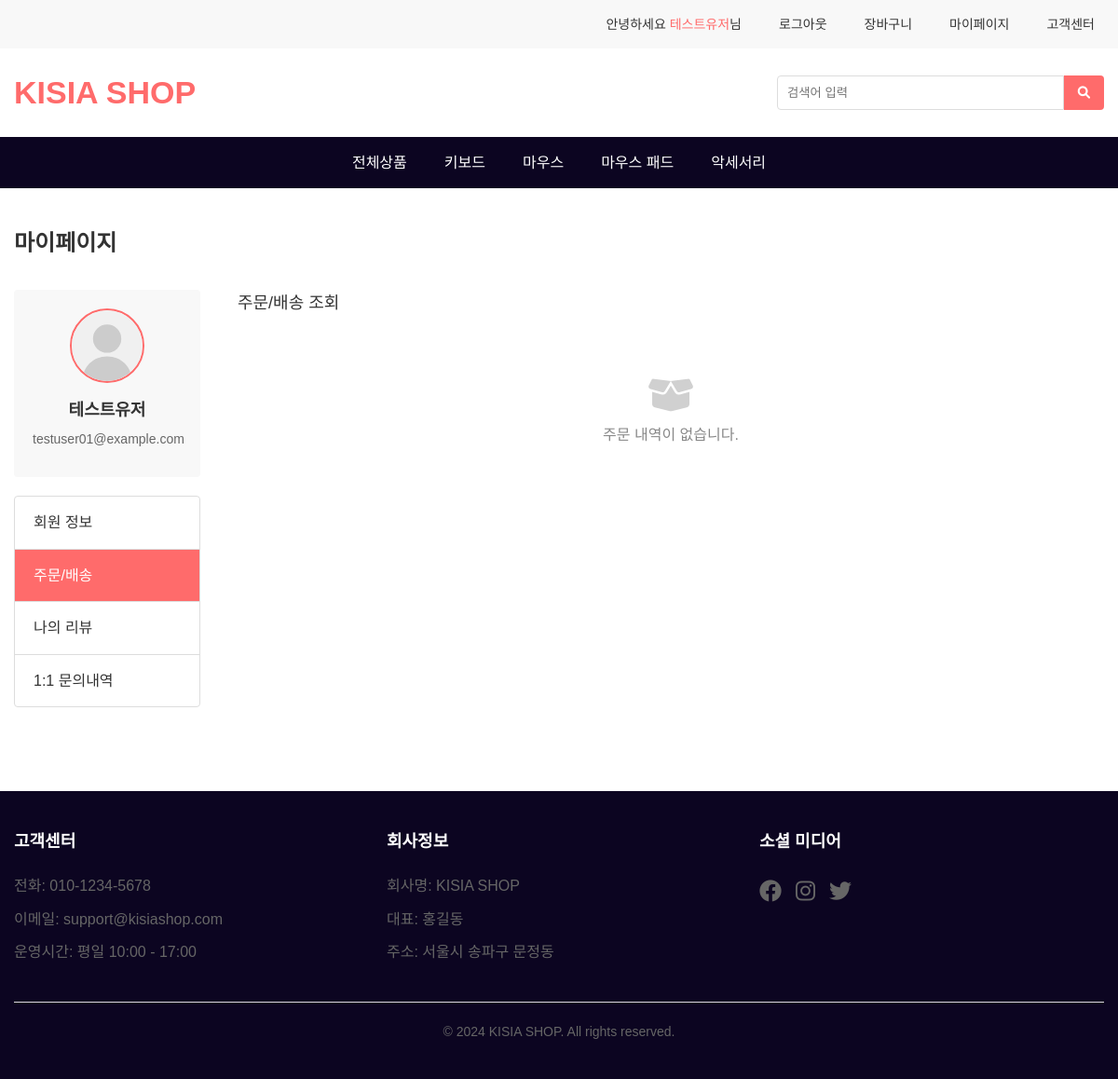
/mainmenu/mypage.php (signed in), run on an earlier commit of the app's database.
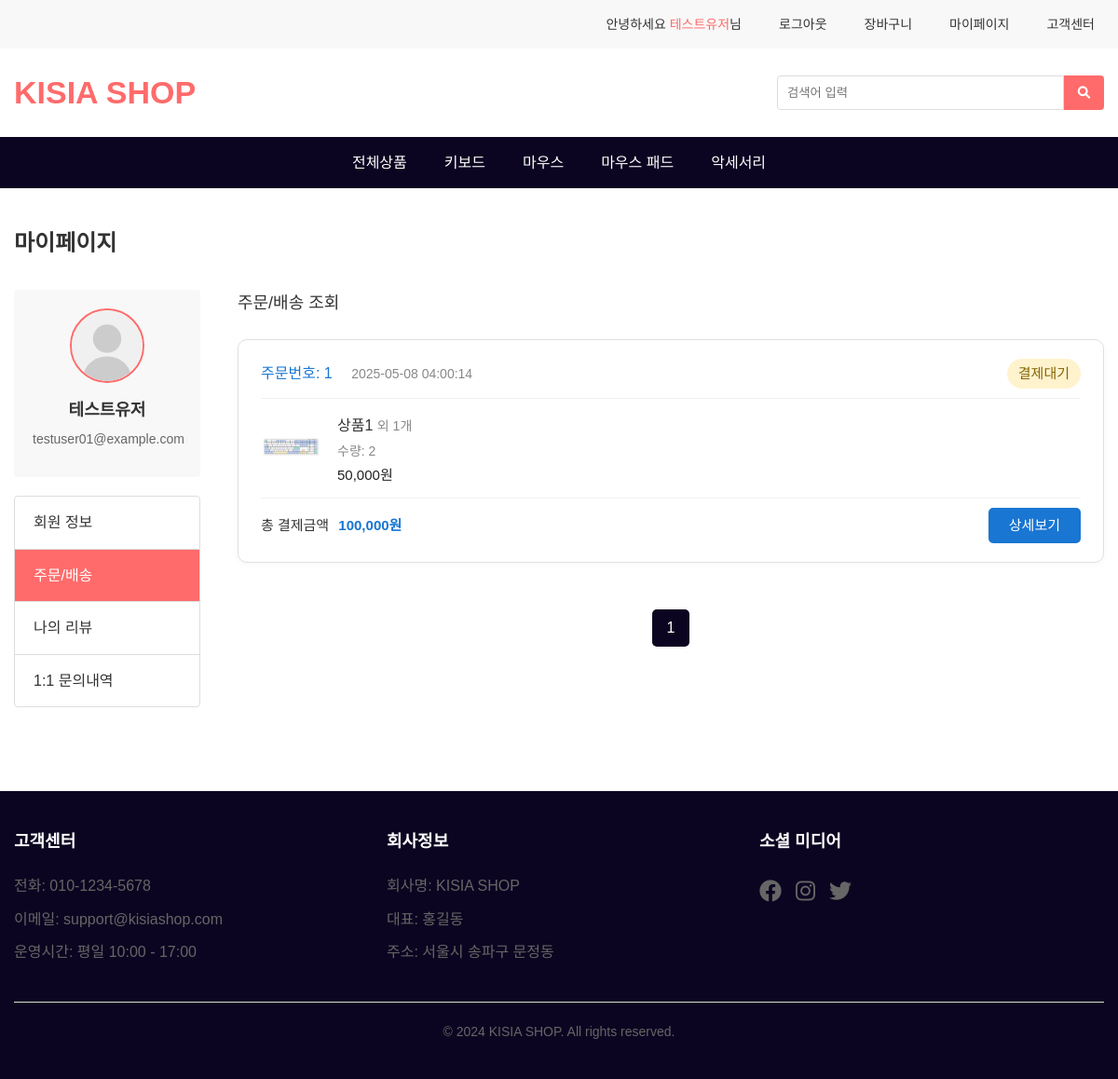
And on a later commit of the database.
### tables this page shows
CREATE TABLE orders (
  id INT PRIMARY KEY AUTO_INCREMENT,            
  user_id INT,                         
  user_name VARCHAR(100),                       

  order_amount INT NOT NULL,                    
  order_status ENUM('pending', 'paid', 'cancelled') DEFAULT 'pending',  
  payment_method ENUM('bank_transfer', 'point') NOT NULL,  

  depositor_name VARCHAR(100),                  
  bank_name VARCHAR(100),                       
  deposit_confirmed BOOLEAN DEFAULT FALSE,      
  deposit_confirmed_at DATETIME NULL,           

  receiver_name VARCHAR(100),                   
  receiver_phone VARCHAR(20),                   
  receiver_email VARCHAR(100),                  
  receiver_address VARCHAR(255),                
  receiver_postcode VARCHAR(10),                      
  receiver_address_detail VARCHAR(255),               
  delivery_memo VARCHAR(255),               

  order_created_at DATETIME DEFAULT NOW(),       
  FOREIGN KEY (user_id) REFERENCES users(id) ON DELETE SET NULL
);

### mainmenu/queries/get_header_session.php (called while the page is built, shortened)
<?php
    $userId = $_SESSION['userId'] ?? '';
    $name = $_SESSION['name'] ?? '';
    $email = $_SESSION['email'] ?? '';
?>

### mainmenu/queries/get_mypage_order_list.php (called while the page is built, shortened)
<?php
    require_once '/var/www/html/mainmenu/common/db.php';
    $userId = $_SESSION['id'];
    $page = isset($_GET['page']) ? (int)$_GET['page'] : 1;
    $items_per_page = 3;
    $offset = ($page - 1) * $items_per_page;
    $sql = "
        SELECT
            o.*,
            oi.id as order_item_id,
            oi.product_id,
            oi.product_name,
            oi.product_image_url,
            oi.quantity,
            oi.price,
            item_count_table.item_count
        FROM orders o
        JOIN (
            SELECT * FROM order_items oi1
            WHERE (SELECT COUNT(*) FROM order_items oi2 WHERE oi2.order_id = oi1.order_id AND oi2.id < oi1.id) = 0
        ) oi ON o.id = oi.order_id
        JOIN (
            SELECT order_id, COUNT(*) as item_count
            FROM order_items
            GROUP BY order_id
        ) item_count_table ON o.id = item_count_table.order_id
        WHERE o.user_id = '$userId'
        ORDER BY o.id DESC
        LIMIT $offset, $items_per_page
    ";
    $result = mysqli_query($conn, $sql);
    $orders = mysqli_fetch_all($result, MYSQLI_ASSOC);
    $count_sql = "SELECT COUNT(*) as total FROM orders WHERE user_id = '$userId'";
    $result_count = mysqli_query($conn, $count_sql);
    $total_row = mysqli_fetch_assoc($result_count);
    $total_items = (int)$total_row['total'];
    $total_pages = ceil($total_items / $items_per_page);
?>

### mainmenu/mypage.php (the view, shortened to what this page needs)
<?php include '/var/www/html/mainmenu/queries/get_header_session.php'; ?>
<!DOCTYPE html>
<html lang="ko">
<head>
    <link rel="stylesheet" href="css/style.css">
    <link rel="stylesheet" href="css/mypage.css">
    <link rel="stylesheet" href="https://cdnjs.cloudflare.com/ajax/libs/font-awesome/6.0.0/css/all.min.css">
</head>
<body>
    <?php include 'common/header.php'; ?>
    <?php include 'queries/get_mypage_order_list.php'; ?>
    <main class="main-content">
        <div class="container">
            <div class="mypage-container">
                <h2 class="page-title">마이페이지</h2>
                <div class="mypage-content">
                    <div class="mypage-sidebar">
                        <div class="profile-section">
                            <div class="profile-image">
                                <img src="profile/default-profile.svg" alt="프로필 이미지">
                            </div>
                            <div class="profile-info">
                                <h3 class="profile-name"><?php echo $name; ?></h3>
                                <p class="profile-email"><?php echo $email; ?></p>
                            </div>
                        </div>
                        <ul class="mypage-menu">
                            <li><a href="mypage_profile.php" data-section="profile-edit-section">회원 정보</a></li>
                            <li><a href="mypage.php" data-section="order-section" class="active">주문/배송</a></li>
                            <li><a href="mypage_review.php" data-section="review-section">나의 리뷰</a></li>
                            <li><a href="mypage_inquiry.php" data-section="inquiry-section">1:1 문의내역</a></li>
                        </ul>
                    </div>
                    <div class="mypage-section" id="order-section">
                        <h3>주문/배송 조회</h3>
                        <div class="order-list">
                            <?php if (empty($orders)) : ?>
                            <div class="empty-list">
                                <i class="fas fa-box-open"></i>
                                <p>주문 내역이 없습니다.</p>
                            </div>
                            <?php else : ?>
                            <?php foreach ($orders as $order) : ?>
                            <div class="order-item">
                                <div class="order-header">
                                    <div>
                                        <span class="order-num">주문번호: <?php echo $order['id']; ?></span>
                                        <span class="order-date"><?php echo $order['order_created_at']; ?></span>
                                    </div>
                                    <?php if ($order['order_status'] == 'pending') : ?>
                                        <span class="order-status status-pending">결제대기</span>
                                    <?php elseif ($order['order_status'] == 'paid') : ?>
                                        <span class="order-status status-paid">결제완료</span>
                                    <?php elseif ($order['order_status'] == 'cancelled') : ?>
                                        <span class="order-status status-cancelled">주문취소</span>
                                    <?php endif; ?>
                                </div>
                                <div class="order-products">
                                    <div class="product-thumb">
                                        <img src="/<?php echo $order['product_image_url']; ?>" alt="상품이미지">
                                    </div>
                                    <div class="product-info">
                                        <div class="product-name">
                                            <?php echo $order['product_name']; ?>
                                            <?php if ($order['item_count'] > 1): ?>
                                                <span style="color:#888; font-size:14px;">
                                                    외 <?php echo $order['item_count'] - 1; ?>개
                                                </span>
                                            <?php endif; ?>
                                        </div>
                                        <div class="product-option">수량: <?php echo $order['quantity']; ?></div>
                                        <div class="product-price"><?php echo number_format($order['price']); ?>원</div>
                                    </div>
                                </div>
                                <div class="order-footer">
                                    <div class="order-total">
                                        총 결제금액 <span><?php echo number_format($order['order_amount']); ?>원</span>
                                    </div>
                                    <?php if ($order['order_status'] !== 'cancelled') : ?>
                                        <a href="order_detail.php?order_id=<?php echo $order['id']; ?>" class="btn-detail">상세보기</a>
                                    <?php endif; ?>
                                </div>
                            </div>
                            <?php endforeach; ?>
                            <?php endif; ?>
                        </div>
                        <div class="pagination" id="pagination">
                            <?php
                                for ($i = 1; $i <= $total_pages; $i++) {
                                    $active = $i == $page ? 'active' : '';
                                    echo "<a href='?page=$i' class='$active'>$i</a>";
                                }
                            ?>
                        </div>
                    </div>
                </div>
            </div>
        </div>
    </main>
    <?php include 'common/footer.php'; ?>
</body>
</html>

### mainmenu/common/header.php (shortened to what this page needs)
<!DOCTYPE html>
<html lang="ko">
    <header class="header">
        <div class="header-top">
            <div class="container">
                <?php if (!isset($menu_path)) $menu_path = './'; ?>
                <div class="header-links">
                    <?php if ($userId): ?>
                        <p class="header-link">안녕하세요 <span style="color: #ff6b6b;"><?= $name ?></span>님</p>
                        <a href="<?= $menu_path ?>queries/logout_process.php" class="header-link">로그아웃</a>
                         <a href="<?= $menu_path ?>cart.php" class="header-link">장바구니</a>
                        <a href="<?= $menu_path ?>mypage_profile.php" class="header-link">마이페이지</a>
                    <?php else: ?>
                        <a href="<?= $menu_path ?>login.php" class="header-link">로그인/회원가입</a>
                    <?php endif; ?>
                    <a href="<?= $menu_path ?>customer-service.php" class="header-link">고객센터</a>
                </div>
            </div>
        </div>
        <div class="header-main">
            <div class="container">
                <div class="logo">
                    <h1><a href="../../index.php">KISIA SHOP</a></h1>
                </div>
                <form action="../mainmenu/all.php" method="get" class="search-box">
                    <input type="text" name="search_query" placeholder="검색어 입력">
                    <button type="submit"><i class="fas fa-search"></i></button>
                </form>
            </div>
        </div>
    </header>
    <nav class="main-menu">
        <div class="container">
            <ul class="menu-list">
                <li><a href="<?= $menu_path ?>all.php?category=all">전체상품</a></li>
                <li><a href="<?= $menu_path ?>all.php?category=keyboard">키보드</a></li>
                <li><a href="<?= $menu_path ?>all.php?category=mouse">마우스</a></li>
                <li><a href="<?= $menu_path ?>all.php?category=mousepad">마우스 패드</a></li>
                <li><a href="<?= $menu_path ?>all.php?category=accessory">악세서리</a></li>
            </ul>
        </div>
    </nav>
</html>

### mainmenu/common/footer.php (shortened to what this page needs)
<html lang="ko">
    <footer class="footer">
        <div class="container">
            <div class="footer-content">
                <div class="footer-section">
                    <h3>고객센터</h3>
                    <p>전화: 010-1234-5678</p>
                    <p>이메일: support@kisiashop.com</p>
                    <p>운영시간: 평일 10:00 - 17:00</p>
                </div>
                <div class="footer-section">
                    <h3>회사정보</h3>
                    <p>회사명: KISIA SHOP</p>
                    <p>대표: 홍길동</p>
                    <p>주소: 서울시 송파구 문정동</p>
                </div>
                <div class="footer-section">
                    <h3>소셜 미디어</h3>
                    <div class="social-links">
                        <a href="#"><i class="fab fa-facebook"></i></a>
                        <a href="#"><i class="fab fa-instagram"></i></a>
                        <a href="#"><i class="fab fa-twitter"></i></a>
                    </div>
                </div>
            </div>
            <div class="footer-bottom">
                <p>&copy; 2024 KISIA SHOP. All rights reserved.</p>
            </div>
        </div>
    </footer>
</body>
</html>

### mainmenu/css/style.css (style rules this page uses)
* { margin: 0; padding: 0; box-sizing: border-box; }
body { font-family: 'Noto Sans KR', sans-serif; line-height: 1.6; color: #333; }
.container { max-width: 1200px; margin: 0 auto; padding: 0 15px; }
a { text-decoration: none; color: inherit; }
ul { list-style: none; }
.header { background: #fff; box-shadow: 0 2px 5px rgba(0,0,0,0.1); }
.header-top { background: #f8f8f8; padding: 10px 0; font-size: 14px; }
.header-links { display: flex; justify-content: flex-end; gap: 20px; }
.header-link { color: #333; font-size: 14px; padding: 5px 10px; transition: color 0.3s; }
.header-main { padding: 20px 0; }
.header-main .container { display: flex; align-items: center; justify-content: space-between; }
.logo h1 { font-size: 34px; font-weight: 700; color: #ff6b6b; }
.search-box { display: flex; width: 30%; }
.search-box input { width: 100%; padding: 10px; border: 1px solid #ddd; border-radius: 4px 0 0 4px; }
.search-box button { padding: 10px 15px; background: #ff6b6b; color: white; border: none; border-radius: 0 4px 4px 0; cursor: pointer; }
.main-menu { background: #0c0521; padding: 15px 0; }
.menu-list { display: flex; justify-content: center; gap: 40px; }
.menu-list a { color: white; font-weight: 500; padding: 5px 0; position: relative; }
.menu-list a::after { content: ''; position: absolute; bottom: -5px; left: 0; width: 0; height: 2px; background: #ff6b6b; transition: width 0.3s; }
.footer { background: #333; color: #fff; padding: 40px 0 20px; }
.social-links { display: flex; gap: 15px; }
.social-links a { font-size: 20px; color: #ccc; }
.footer-bottom { border-top: 1px solid #444; padding-top: 20px; font-size: 14px; color: #ccc; }
.footer-bottom p { margin-bottom: 5px; }

### mainmenu/common/footer.php (style rules this page uses)
.footer { background-color: #0c0521; padding: 40px 0; margin-top: 50px; }
.container { max-width: 1200px; margin: 0 auto; padding: 0 15px; }
.footer-content { display: flex; justify-content: space-between; flex-wrap: wrap; gap: 30px; }
.footer-section { flex: 1; min-width: 250px; }
.footer-section h3 { color: white; margin-bottom: 20px; font-size: 18px; }
.footer-section p { color: #666; margin-bottom: 10px; line-height: 1.6; }
.social-links { display: flex; gap: 15px; }
.social-links a { color: #666; font-size: 24px; transition: color 0.3s ease; }
.footer-bottom { margin-top: 30px; padding-top: 20px; border-top: 1px solid #ddd; text-align: center; }
.footer-bottom p { color: #666; margin: 0; }

What changed in the data, as far as the page shows it:
added orders: id "1", order_created_at "2025-05-08 04:00:14", order_status "결제대기", product_name "상품1", item_count "1", quantity "2", price "50,000", order_amount "100,000"
Also different on the page:
new list line: "1"
text no longer shown: "주문 내역이 없습니다."
